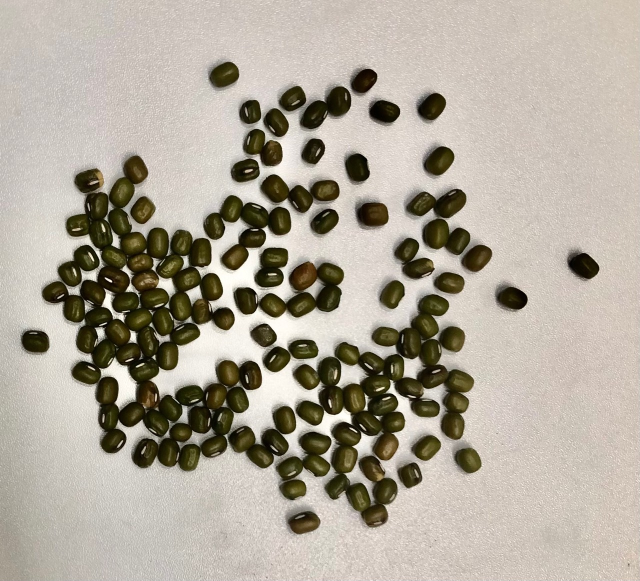
//> input picture HW1/Image/Source/1.png, 1280 x 1162 px (shown at 1/2 size)
$ ./hw3_source_code   (built with g++ and OpenCV 4)
//> lines starting //> are read from the running program, lines starting //| are printed output that depends on the picture; after the words box and inside, x2 and y2 are one past the last pixel; in counts of white or black regions, pixels touching at a corner belong together
#include<opencv2/opencv.hpp>
#include<time.h>
#include<cmath>

#define COLOR_BLACK 0
#define COLOR_GRAY 128
#define COLOR_WHITE 255

using namespace std;
using namespace cv;

class QuadTreeImage {
private:
	const string BINARY_FOLDER = "../Image/Binary/", QUADTREE_FOLDER = "../Image/QuadTree/";
	Mat _image, _grayImage, _binaryImage, _quadTreeImage;
	string _name;
	int _imageRows, _imageCols;
	int _layer;

public:
	// 類別初始化
	QuadTreeImage(Mat image, string name) {
		_name = name;
		_image = image;
		initialize();
	}

	// 類別初始化
	void initialize() {
		_imageRows = _image.rows;
		_imageCols = _image.cols;
		_grayImage = Mat(_imageRows, _imageCols, CV_8UC1);
		_binaryImage = Mat(_imageRows, _imageCols, CV_8UC1);
		_quadTreeImage = Mat(_imageRows, _imageCols, CV_8UC1, COLOR_GRAY);
	}

	// 設定灰階化圖像
	void updateGrayScaleImage() {
		const uchar* imagePtr;
		uchar* gray;
		for (int row = 0; row < _imageRows; ++row) {
			imagePtr = _image.ptr<uchar>(row);
			gray = _grayImage.ptr<uchar>(row);
			for (int col = 0; col < _imageCols; ++col) {
				uchar blue = *imagePtr++, green = *imagePtr++, red = *imagePtr++;
				*gray++ = (0.3 * red) + (0.59 * green) + (0.11 * blue);
			}
		}
	}

	// 依門檻值設定二值化影像
	void updateBinaryImage(const int& threshold) {
		updateGrayScaleImage();
		const uchar* imagePtr;
		uchar* binary;
		for (int row = 0; row < _imageRows; ++row) {
			imagePtr = _grayImage.ptr<uchar>(row);
			binary = _binaryImage.ptr<uchar>(row);
			for (int col = 0; col < _imageCols; ++col) {
				*binary++ = (*imagePtr++ >= threshold) ? 255 : 0;
			}
		}
		imshow(_name + " original", _binaryImage);
		imwrite(BINARY_FOLDER + _name, _binaryImage);
	}

	// 取得特定範圍的所有二階值
	vector<uchar> getBinaryImageValueList(const Point2i& pointBegin, const Point2i& pointEnd) {
		vector<uchar> pixels;
		const uchar* binaryPtr;
		for (int x = pointBegin.x; x < pointEnd.x; x++) {
			binaryPtr = _binaryImage.ptr<uchar>(x) + pointBegin.y;
			for (int y = pointBegin.y; y < pointEnd.y; y++) {
				pixels.push_back(*binaryPtr++);
			}
		}
		return pixels;
	}

	// 判斷所有像素是否同色 並回傳白、灰或黑
	uchar getMergeColor(const vector<uchar> pixels) {
		int average = 0;
		for (const uchar& pixel : pixels) {
			average += pixel;
		}
		average /= pixels.size();
		return (average == COLOR_BLACK || average == COLOR_WHITE) ? average : COLOR_GRAY;
	}

	// 更新 Quad tree image 部分區塊
	void updateQuadTreeImage(const Point2i& pointBegin, const Point2i& pointEnd, const uchar& color) {
		uchar* resultPtr;
		for (int x = pointBegin.x; x < pointEnd.x; x++) {
			resultPtr = _quadTreeImage.ptr<uchar>(x);
			resultPtr += pointBegin.y;
			for (int y = pointBegin.y; y < pointEnd.y; y++) {
				*resultPtr++ = color;
			}
		}
	}

	// 用遞迴方式創造指定 Layer 的 QuadTree 並儲存結果圖像
	void updateQuadTreeRecursively(int treeHeight, const Point2i pointBegin, const Point2i pointEnd) {
		vector<uchar> pixels = this->getBinaryImageValueList(pointBegin, pointEnd);
		uchar mergeColor = this->getMergeColor(pixels);
		if (mergeColor == COLOR_BLACK || mergeColor == COLOR_WHITE || treeHeight == 0) {
			this->updateQuadTreeImage(pointBegin, pointEnd, mergeColor);
		}
		if (mergeColor == COLOR_GRAY && treeHeight != 0) {
			int midX = (pointBegin.x + pointEnd.x) / 2, midY = (pointBegin.y + pointEnd.y) / 2;
			--treeHeight;
			if (pointEnd.x - pointBegin.x > 1 && pointEnd.y - pointBegin.y > 1)
			updateQuadTreeRecursively(treeHeight, Point2i(pointBegin.x, pointBegin.y), Point2i(midX, midY));
			updateQuadTreeRecursively(treeHeight, Point2i(midX, pointBegin.y), Point2i(pointEnd.x, midY));
			updateQuadTreeRecursively(treeHeight, Point2i(pointBegin.x, midY), Point2i(midX, pointEnd.y));
			updateQuadTreeRecursively(treeHeight, Point2i(midX, midY), Point2i(pointEnd.x, pointEnd.y));
		}
	}

	// 以指定 Layer 數更新 Quad tree image
	void createQuadTreeImage(int layer) {
		_layer = layer;
		_quadTreeImage = Mat(_imageRows, _imageCols, CV_8UC1, 255);
		updateQuadTreeRecursively(layer, Point2i(0, 0), Point2i(_imageRows, _imageCols));
	}

	// 儲存並顯示 Quad tree image
	void saveQuadTreeImage() {
		size_t dot_pos = _name.rfind('.');
		string fileLayerName = _name.substr(0, dot_pos) + "(Layer_" + to_string(_layer) + ")" + _name.substr(dot_pos);
		imshow(fileLayerName, _quadTreeImage);
		imwrite(QUADTREE_FOLDER + fileLayerName, _quadTreeImage);
	}
};

class ImageInfo {
public:
	string Name;
	int BinaryThreshold;

	ImageInfo(string name, int binaryThreshold) {
		this->Name = name;
		this->BinaryThreshold = binaryThreshold;
	}
};

int main() {
	cout << "[Main] Start to processing images, please wait..." << endl;

	// 設定各圖像處理參數
	vector<ImageInfo> imageInfoList{
		ImageInfo("1.png", 135),
		ImageInfo("2.png", 245),
		ImageInfo("3.png", 155),
		ImageInfo("4.png", 254)
	};

	// 執行各圖像處理
	for (ImageInfo& imageInfo : imageInfoList) {
		Mat image = imread("../Image/Source/" + imageInfo.Name);
//> image is the input picture: 1162 rows x 1280 cols, CV_8UC3; mean B, G, R 154, 167.2, 174.4
		QuadTreeImage quadTreeImage = QuadTreeImage(image, imageInfo.Name);
//> imageInfo.Name = "1.png"
		quadTreeImage.updateBinaryImage(imageInfo.BinaryThreshold);
//> after the loop in updateGrayScaleImage, `for (int row = 0; row < _imageRows; ++row)`:
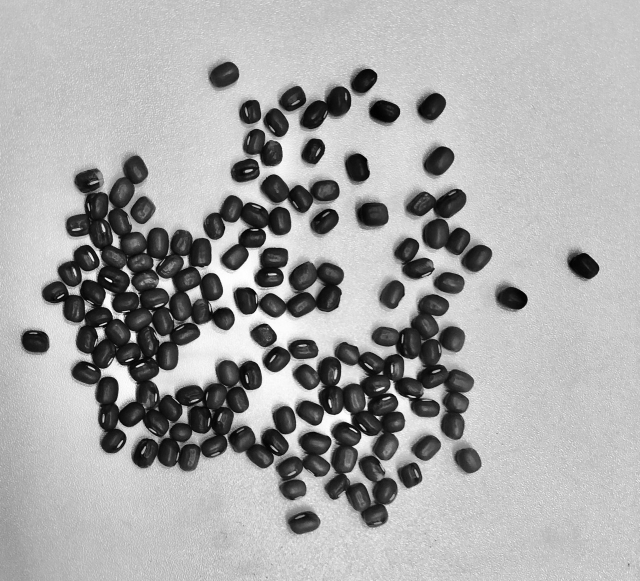
//> _grayImage: 1162 rows x 1280 cols, CV_8UC1 (shown at 1/2 size); min 0, max 254, mean 167.4
//> after the loop in updateBinaryImage, `for (int row = 0; row < _imageRows; ++row)`:
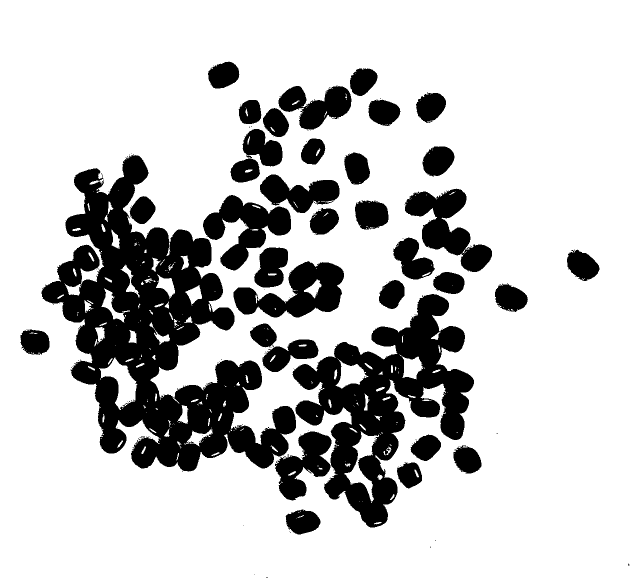
//> _binaryImage: 1162 rows x 1280 cols, CV_8UC1 (shown at 1/2 size); 78.1% white; 142 black regions (107 under 20 px), largest, box (x1, y1, x2, y2) and area: (83, 309, 592, 944) 130375, (585, 588, 948, 1055) 66299, (467, 522, 688, 635) 13258
//> imageInfo.BinaryThreshold = 135
		int layerTotal = log2(max(image.cols, image.rows));
//> layerTotal = 10
		for (int i = 1; i <= layerTotal; i++) {
			quadTreeImage.createQuadTreeImage(i);
			quadTreeImage.saveQuadTreeImage();
		}
//> this loop made 10 passes
//> pass 2, in saveQuadTreeImage (call 2), `imshow(fileLayerName, _quadTreeImage);`:
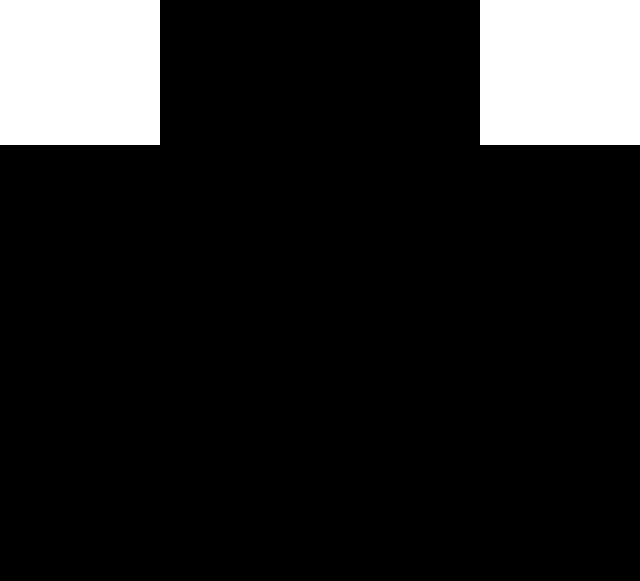
//> window '1(Layer_2).png': 1162 rows x 1280 cols, CV_8UC1 (shown at 1/2 size); values 128 (black) and 255 (white), 12.5% white; 2 white regions, box (x1, y1, x2, y2) and area: (0, 0, 320, 290) 92800, (960, 0, 1280, 290) 92800
//> pass 3 of the loop `for (ImageInfo& imageInfo : imageInfoList)`:
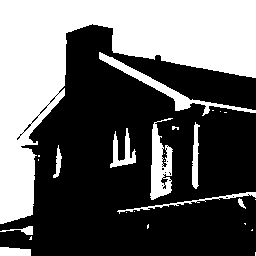
//> input picture Repo/HW3/Image/Binary/3.png, 256 x 256 px
//> image is the input picture: 256 rows x 256 cols, CV_8UC3; 38.9% white; 26 white regions (16 under 20 px), largest, box (x1, y1, x2, y2) and area: (0, 0, 256, 224) 21521, (99, 52, 256, 116) 1160, (150, 118, 173, 200) 1089
//> imageInfo.Name = "3.png"
//> imageInfo.BinaryThreshold = 155
//> the loop `for (int i = 1; i <= layerTotal; i++)` made 8 passes
//> pass 2, in saveQuadTreeImage (call 21), `imshow(fileLayerName, _quadTreeImage);`:
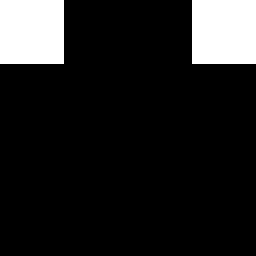
//> window '3(Layer_2).png': 256 rows x 256 cols, CV_8UC1; values 128 (black) and 255 (white), 12.5% white; 2 white regions, box (x1, y1, x2, y2) and area: (0, 0, 64, 64) 4096, (192, 0, 256, 64) 4096
//> the loop made 4 passes; the first 3 are shown
	}
	cout << "[Main] All image processing complete." << endl;
	cv::waitKey();
	cv::destroyAllWindows();
	return 0;
}
